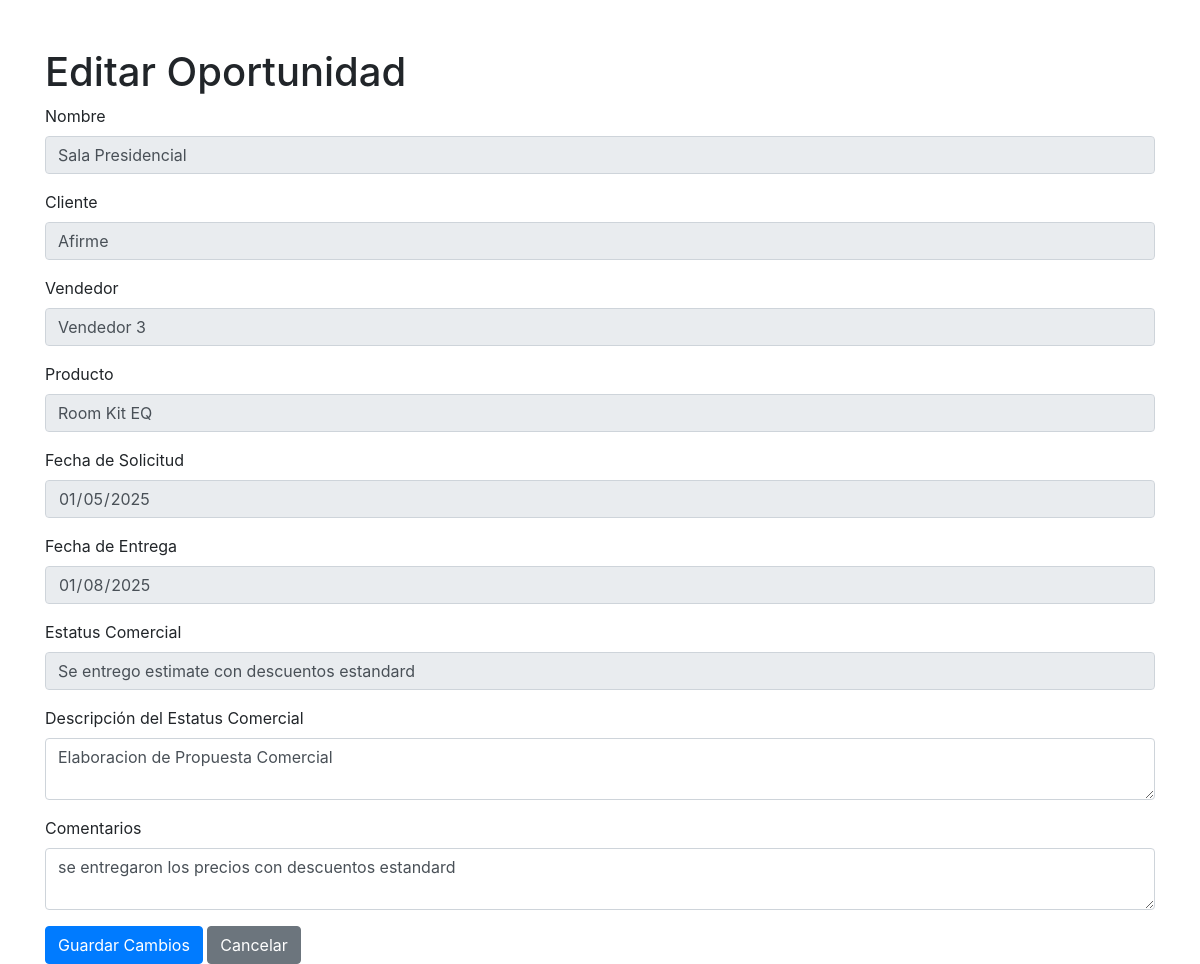
/editar/4 (signed in), run on the app's committed database.
### run.py (models this page shows)
class Opportunity(db.Model):
    id = db.Column(db.Integer, primary_key=True)
    user_id = db.Column(db.Integer, db.ForeignKey('user.id'), nullable=False)
    nombre = db.Column(db.String(100), nullable=False)
    cliente = db.Column(db.String(100), nullable=False)
    vendedor = db.Column(db.String(100), nullable=False)
    producto = db.Column(db.String(100), nullable=False)
    fecha_solicitud = db.Column(db.Date, nullable=False)
    fecha_entrega = db.Column(db.Date, nullable=False)
    fecha_creacion = db.Column(db.DateTime, default=datetime.utcnow)
    estatus = db.Column(db.String(50), nullable=False, default='En Proceso')
    descripcion_estatus = db.Column(db.String(500), nullable=True)
    comentarios = db.Column(db.String(500), nullable=True)
    deal_id = db.Column(db.String(100), nullable=True)

### run.py (the view)
@app.route('/editar/<int:id>', methods=['GET', 'POST'])
def editar_oportunidad(id):
    if 'user_id' not in session:
        return redirect(url_for('login'))
    oportunidad = Opportunity.query.get_or_404(id)
    if request.method == 'POST':
        oportunidad.descripcion_estatus = request.form['descripcion_estatus']
        oportunidad.comentarios = request.form['comentarios']
        db.session.commit()
        return redirect(url_for('ver_oportunidades'))
    return render_template('editar.html', oportunidad=oportunidad)

### templates/editar.html (shortened to what this page needs)
<!DOCTYPE html>
<html lang="es">
<head>
    <link rel="stylesheet" href="https://stackpath.bootstrapcdn.com/bootstrap/4.5.2/css/bootstrap.min.css">
</head>
<body>
    <div class="container mt-5">
        <h1>Editar Oportunidad</h1>
        <form method="POST">
            <div class="form-group">
                <label for="nombre">Nombre</label>
                <input type="text" class="form-control" id="nombre" name="nombre" value="{{ oportunidad.nombre }}" readonly>
            </div>
            <div class="form-group">
                <label for="cliente">Cliente</label>
                <input type="text" class="form-control" id="cliente" name="cliente" value="{{ oportunidad.cliente }}" readonly>
            </div>
            <div class="form-group">
                <label for="vendedor">Vendedor</label>
                <input type="text" class="form-control" id="vendedor" name="vendedor" value="{{ oportunidad.vendedor }}" readonly>
            </div>
            <div class="form-group">
                <label for="producto">Producto</label>
                <input type="text" class="form-control" id="producto" name="producto" value="{{ oportunidad.producto }}" readonly>
            </div>
            <div class="form-group">
                <label for="fecha_solicitud">Fecha de Solicitud</label>
                <input type="date" class="form-control" id="fecha_solicitud" name="fecha_solicitud" value="{{ oportunidad.fecha_solicitud.strftime('%Y-%m-%d') }}" readonly>
            </div>
            <div class="form-group">
                <label for="fecha_entrega">Fecha de Entrega</label>
                <input type="date" class="form-control" id="fecha_entrega" name="fecha_entrega" value="{{ oportunidad.fecha_entrega.strftime('%Y-%m-%d') }}" readonly>
            </div>
            <div class="form-group">
                <label for="estatus_comercial">Estatus Comercial</label>
                <input type="text" class="form-control" id="estatus_comercial" name="estatus_comercial" value="{{ oportunidad.estatus }}" readonly>
            </div>
            <div class="form-group">
                <label for="descripcion_estatus">Descripción del Estatus Comercial</label>
                <textarea class="form-control" id="descripcion_estatus" name="descripcion_estatus">{{ oportunidad.descripcion_estatus }}</textarea>
            </div>
            <div class="form-group">
                <label for="comentarios">Comentarios</label>
                <textarea class="form-control" id="comentarios" name="comentarios">{{ oportunidad.comentarios }}</textarea>
            </div>
            <button type="submit" class="btn btn-primary">Guardar Cambios</button>
            <a href="{{ url_for('ver_oportunidades') }}" class="btn btn-secondary">Cancelar</a>
        </form>
    </div>
</body>
</html>

### data on the page
Opportunity: nombre "Sala Presidencial", cliente "Afirme", vendedor "Vendedor 3", producto "Room Kit EQ", fecha_solicitud "01/05/2025", fecha_entrega "01/08/2025", estatus_comercial "Se entrego estimate con descuentos estandard", descripcion_estatus "Elaboracion de Propuesta Comercial", comentarios "se entregaron los precios con descuentos estandard"
